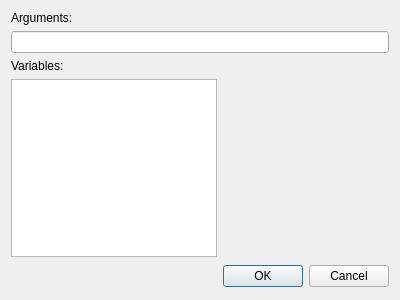
<ui version="4.0" >
 <class>ExternalToolArgEditor</class>
 <widget class="QDialog" name="ExternalToolArgEditor" >
  <property name="geometry" >
   <rect>
    <x>0</x>
    <y>0</y>
    <width>400</width>
    <height>300</height>
   </rect>
  </property>
  <property name="windowTitle" >
   <string>External Tool Argument Editor</string>
  </property>
  <layout class="QGridLayout" name="gridLayout" >
   <item row="0" column="0" >
    <widget class="QLabel" name="label" >
     <property name="text" >
      <string>Arguments:</string>
     </property>
    </widget>
   </item>
   <item row="1" column="0" colspan="2" >
    <widget class="QLineEdit" name="argEdit" />
   </item>
   <item row="2" column="0" >
    <widget class="QLabel" name="label_2" >
     <property name="text" >
      <string>Variables:</string>
     </property>
    </widget>
   </item>
   <item row="3" column="0" >
    <widget class="QListWidget" name="parserList" >
     <property name="mouseTracking" >
      <bool>true</bool>
     </property>
    </widget>
   </item>
   <item row="4" column="1" >
    <widget class="QDialogButtonBox" name="buttonBox" >
     <property name="orientation" >
      <enum>Qt::Horizontal</enum>
     </property>
     <property name="standardButtons" >
      <set>QDialogButtonBox::Cancel|QDialogButtonBox::Ok</set>
     </property>
    </widget>
   </item>
   <item row="4" column="0" >
    <spacer name="verticalSpacer" >
     <property name="orientation" >
      <enum>Qt::Vertical</enum>
     </property>
     <property name="sizeHint" stdset="0" >
      <size>
       <width>20</width>
       <height>40</height>
      </size>
     </property>
    </spacer>
   </item>
   <item row="3" column="1" >
    <widget class="QLabel" name="variableDescription" >
     <property name="text" >
      <string/>
     </property>
     <property name="wordWrap" >
      <bool>true</bool>
     </property>
    </widget>
   </item>
  </layout>
 </widget>
 <resources/>
 <connections>
  <connection>
   <sender>buttonBox</sender>
   <signal>accepted()</signal>
   <receiver>ExternalToolArgEditor</receiver>
   <slot>accept()</slot>
   <hints>
    <hint type="sourcelabel" >
     <x>248</x>
     <y>254</y>
    </hint>
    <hint type="destinationlabel" >
     <x>157</x>
     <y>274</y>
    </hint>
   </hints>
  </connection>
  <connection>
   <sender>buttonBox</sender>
   <signal>rejected()</signal>
   <receiver>ExternalToolArgEditor</receiver>
   <slot>reject()</slot>
   <hints>
    <hint type="sourcelabel" >
     <x>316</x>
     <y>260</y>
    </hint>
    <hint type="destinationlabel" >
     <x>286</x>
     <y>274</y>
    </hint>
   </hints>
  </connection>
 </connections>
</ui>
